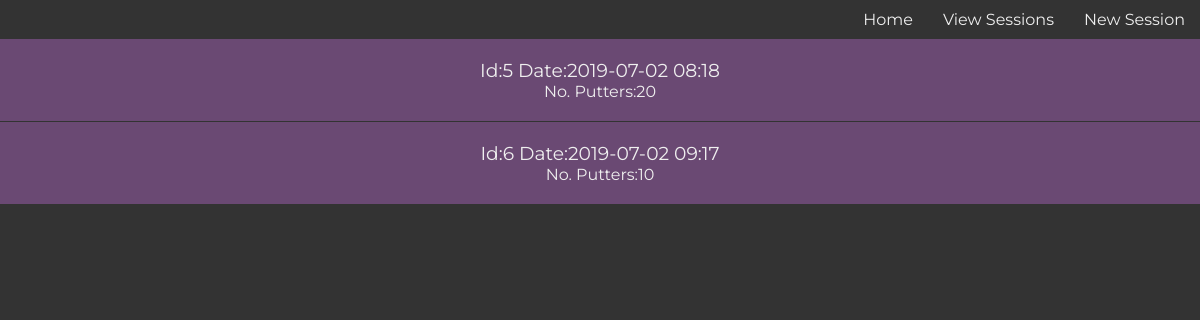
/puttsesh/view (signed in), run on an earlier commit of the app's database.
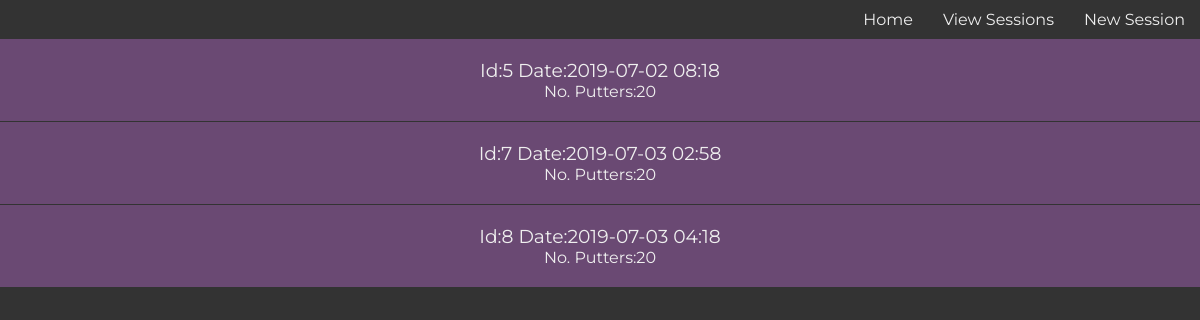
And on a later commit of the database.
### model.py (models this page shows)
class PuttSesh(Model):
    user = ForeignKeyField(User, field=User.username, on_delete='CASCADE')
    date = DateTimeField()
    no_putters = IntegerField()
    class Meta:
        database = db

### main.py (the view)
@app.route('/puttsesh/view')
@login_required
def view_puttsesh():
    all_sessions = PuttSesh.select()
    return render_template('view_puttsesh.jinja2', all_sessions=all_sessions)

### main.py (called while the page is built)
def login_required(f):
    @wraps(f)
    def wrap(*args, **kwargs):
        if 'logged_in_user' in session:
            return f(*args, **kwargs)
        else:
            return redirect(url_for('login'))
    return wrap

### templates/view_puttsesh.jinja2
{% extends "base.jinja2" %}
{% block content %}
<div class='outer-container puttsesh-container'>
{% for session in all_sessions %}
<a class="puttsesh-link" href="{{ url_for('view_puttsesh_single', sesh_id=session.id) }}">
    <h3>Id:{{ session.id }} Date:{{ session.date.strftime('%Y-%m-%d %I:%M') }}</h3>
    <p>No. Putters:{{ session.no_putters }}</p>
</a>
{% endfor %}
</div>
{% endblock content %}

### templates/base.jinja2 (shortened to what this page needs)
<!doctype html>
<html lang="en">
<head>
<link rel='stylesheet' href="{{ url_for('static', filename='css/main.css') }}">
</head>
<body>
	<nav>
		<a href="{{ url_for('home') }}">Home</a>
		<a href="{{ url_for('view_puttsesh') }}">View Sessions</a>
		{% if session.get('current_sesh_id') %}
			<a href="{{ url_for('current_puttsesh', sesh_id=session.get('current_sesh_id')) }}">Current Puttsesh</a>
		{% else %}
			<a href="{{ url_for('new_puttsesh') }}">New Session</a>
		{% endif %}
	</nav>
	{% block content %} {% endblock content %}
</body>
</html>

### static/css/main.css (style rules this page uses)
:root { --main-box-shadow: 1px 1px 3px 0px rgba(51, 51, 51, 0.15); --white-font: #efefef; --dark-grey-font: #333; --grey-font: #666; --light-grey-font: #ddd; --red: #cc0000; --darker-red: #bb0000; --transition-time: 300ms; --purple: #6A4973; --nude: #E2D9CA; --blue-gray: #4A94A8; --dark-blue: #2B293C; }
* { box-sizing: border-box; color: var(--white-font); font-family: 'Montserrat'; font-weight: normal; margin: 0; padding: 0; }
body { background: var(--dark-grey-font); }
nav { background: var(--dark-grey-font); display: flex; justify-content: flex-end; z-index: 1; }
nav a { color: var(--white-font); padding: 10px 15px; text-decoration: none; transition: var(--transition-time); }
.outer-container { align-items: center; display: flex; flex-direction: column; }
.puttsesh-container { align-items: center; display: flex; flex-direction: column; }
.puttsesh-link { background: var(--purple); border-bottom: solid 1px var(--dark-grey-font); padding: 20px 0; text-decoration: none; transition: var(--transition-time); text-align: center; width: 100%; }

What changed in the data, as far as the page shows it:
removed PuttSesh: id "6", date "2019-07-02 09:17", no_putters "10"
added PuttSesh: id "7", date "2019-07-03 02:58", no_putters "20"
added PuttSesh: id "8", date "2019-07-03 04:18", no_putters "20"
